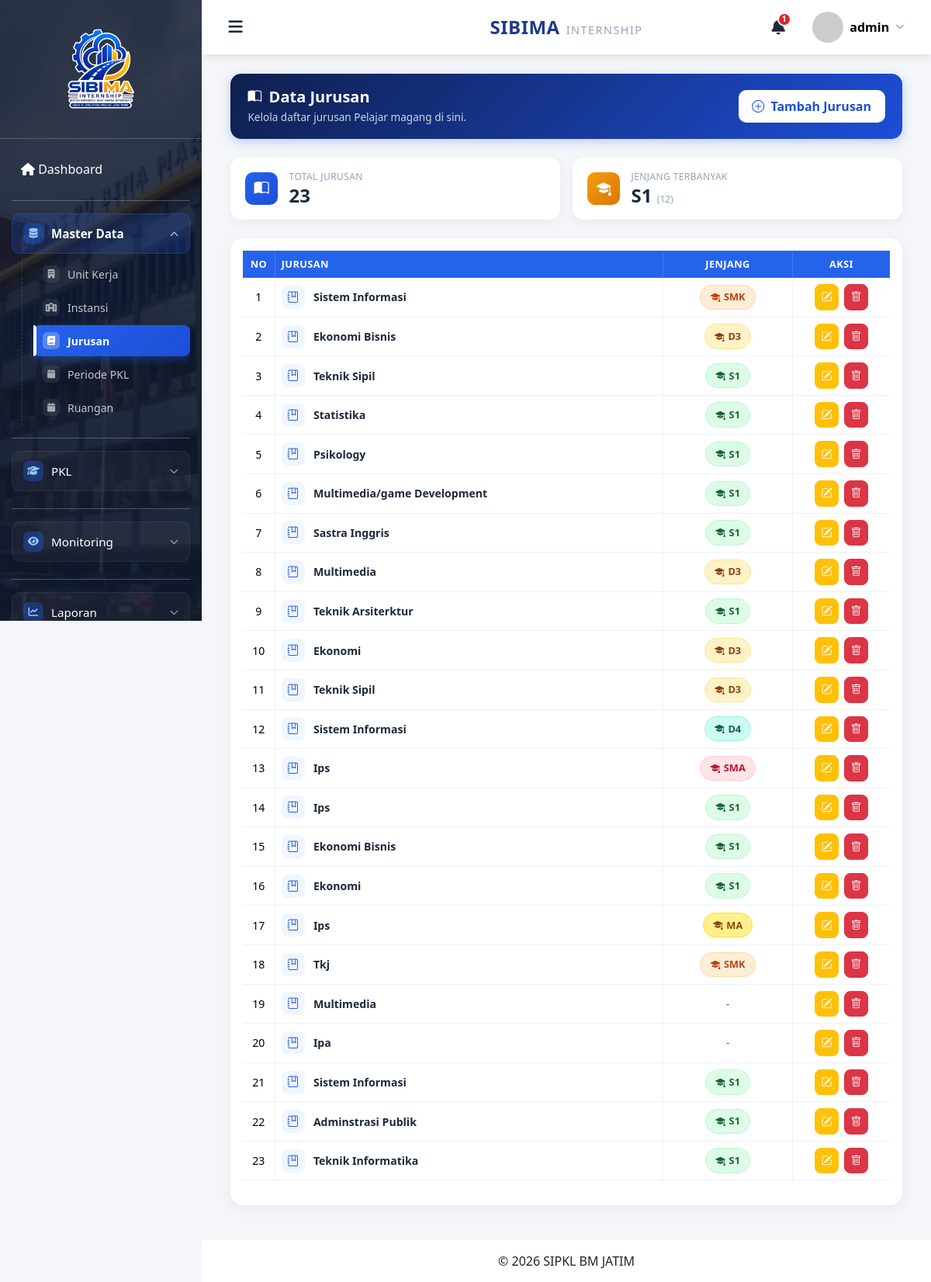
The page /admin/jurusan/index.php (signed in) on the database its author committed.
### tables this page shows
CREATE TABLE `jurusan` (
  `id` bigint(20) NOT NULL,
  `nama_jurusan` varchar(255) NOT NULL,
  `jenjang` enum('SMA','SMK','MA','D3','D4','S1','S2') DEFAULT NULL,
  `created_at` timestamp NULL DEFAULT NULL,
  `updated_at` timestamp NULL DEFAULT NULL
);

### admin/jurusan/index.php (the view, shortened to what this page needs)
<?php
    include "../../config/config.php";
    $data = mysqli_query($conn, "
SELECT *
FROM jurusan
ORDER BY id DESC
");
    $statJurusan = mysqli_fetch_assoc(mysqli_query($conn, "
    SELECT COUNT(*) AS total_jurusan
    FROM jurusan
"));
    $totalJurusan = $statJurusan['total_jurusan'] ?? 0;
    $jenjangTerbanyakRow = mysqli_fetch_assoc(mysqli_query($conn, "
    SELECT jenjang, COUNT(*) AS jumlah
    FROM jurusan
    WHERE jenjang IS NOT NULL AND jenjang != ''
    GROUP BY jenjang
    ORDER BY jumlah DESC
    LIMIT 1
"));
    $jenjangTerbanyak       = $jenjangTerbanyakRow['jenjang'] ?? '-';
    $jenjangTerbanyakJumlah = $jenjangTerbanyakRow['jumlah'] ?? 0;
    include "../../include/header.php";
    include "../../include/navbar.php";
    include "../../include/sidebar.php";
?>
<div class="container-fluid">
    <div class="page-header-bar">
        <div>
            <h3><i class="bi bi-book-half me-2"></i>Data Jurusan</h3>
            <p>Kelola daftar jurusan Pelajar magang di sini.</p>
        </div>
        <a href="tambah.php" class="btn btn-tambah">
            <i class="bi bi-plus-circle me-1"></i> Tambah Jurusan
        </a>
    </div>
    <div class="stat-row">
        <div class="stat-card">
            <div class="stat-icon blue"><i class="bi bi-book-half"></i></div>
            <div>
                <small>Total Jurusan</small>
                <h4><?php echo $totalJurusan; ?></h4>
            </div>
        </div>
        <div class="stat-card">
            <div class="stat-icon amber"><i class="bi bi-mortarboard-fill"></i></div>
            <div>
                <small>Jenjang Terbanyak</small>
                <h4><?php echo $jenjangTerbanyak; ?> <span
                        style="font-size:0.75rem; color:#94a3b8; font-weight:500;">(<?php echo $jenjangTerbanyakJumlah; ?>)</span>
                </h4>
            </div>
        </div>
    </div>
    <div class="card card-table">
        <div class="card-body">
            <div class="table-responsive">
                <table id="tabelJurusan" class="table table-hover table-modern-jurusan">
                    <thead>
                        <tr>
                            <th width="5%">No</th>
                            <th class="text-left-col" width="60%">Jurusan</th>
                            <th width="20%">Jenjang</th>
                            <th width="15%">Aksi</th>
                        </tr>
                    </thead>
                    <tbody>
                        <?php
                            $no = 1;
                            if (mysqli_num_rows($data) > 0) {
                                while ($row = mysqli_fetch_assoc($data)) {
                                    $jenjang      = strtoupper(trim($row['jenjang']));
                                    $jenjangClass = match ($jenjang) {
                                        'SMA'   => 'jenjang-sma',
                                        'SMK'   => 'jenjang-smk',
                                        'MA'    => 'jenjang-ma',
                                        'D3'    => 'jenjang-d3',
                                        'D4'    => 'jenjang-d4',
                                        'S1'    => 'jenjang-s1',
                                        'S2'    => 'jenjang-s2',
                                        'S3'    => 'jenjang-s3',
                                        default => 'jenjang-default',
                                    };
                                    $nama_jurusan_rapi = ucwords(strtolower($row['nama_jurusan']));
                                ?>
                        <tr>
                            <td><?php echo $no++; ?></td>
                            <td class="text-left-col">
                                <a href="daftar_pelajar.php?id=<?php echo $row['id']; ?>"
                                    class="text-decoration-none d-flex align-items-center justify-content-start text-start" title="Lihat daftar pelajar jurusan <?php echo $nama_jurusan_rapi; ?>">
                                    <span class="jurusan-icon"><i class="bi bi-journal-bookmark"></i></span>
                                    <span class="jurusan-name"><?php echo htmlspecialchars($nama_jurusan_rapi); ?></span>
                                </a>
                            </td>
                            <td>
                                <?php if (!empty($jenjang)): ?>
                                    <span class="badge-jenjang <?php echo $jenjangClass; ?>">
                                        <i class="bi bi-mortarboard-fill"></i>
                                        <?php echo htmlspecialchars($jenjang); ?>
                                    </span>
                                <?php else: ?>
                                    <span class="text-muted">-</span>
                                <?php endif; ?>
                            </td>
                            <td>
                                <div class="action-group">
                                    <a href="edit.php?id=<?php echo $row['id']; ?>"
                                        class="btn btn-warning btn-sm text-white" title="Edit">
                                        <i class="bi bi-pencil-square"></i>
                                    </a>
                                    <button type="button" class="btn btn-danger btn-sm btnHapus"
                                        data-id="<?php echo $row['id']; ?>" title="Hapus">
                                        <i class="bi bi-trash"></i>
                                    </button>
                                </div>
                            </td>
                        </tr>
                        <?php
                                }
                            }
                        ?>
                    </tbody>
                </table>
            </div>
        </div>
    </div>
</div>
<?php
    include "../../include/footer.php";
?>

### assets/css/style.css (style rules this page uses)
* { margin:0; padding:0; box-sizing:border-box; }
body { background:#f4f6f9; font-family:'Segoe UI',sans-serif; }
a { text-decoration:none; }
.card { border:none; border-radius:15px; box-shadow:0 5px 15px rgba(0,0,0,.08); }

### admin/jurusan/index.php (style rules this page uses)
.page-header-bar { display: flex; justify-content: space-between; align-items: center; margin-bottom: 1.5rem; background: linear-gradient(135deg, #0f1f4d, #1d4ed8); border-radius: 14px; padding: 1.1rem 1.4rem; box-shadow: 0 4px 14px rgba(29, 78, 216, 0.25); }
.page-header-bar h3 { font-weight: 700; color: #fff; margin: 0; font-size: 1.25rem; display: flex; align-items: center; }
.page-header-bar h3 i { font-size: 1.1rem; margin-right: 0.6rem !important; }
.page-header-bar p { color: #cbd5e1; font-size: 0.85rem; margin: 0.25rem 0 0; }
.page-header-bar .btn-tambah { background: #fff; color: #1d4ed8; box-shadow: none; }
.btn-tambah { border-radius: 10px; font-weight: 600; padding: 0.55rem 1.1rem; border: none; }
.stat-row { display: grid; grid-template-columns: repeat(2, 1fr); gap: 1rem; margin-bottom: 1.5rem; }
.stat-card { background: #fff; border-radius: 14px; padding: 1rem 1.2rem; display: flex; align-items: center; gap: 0.9rem; box-shadow: 0 4px 14px rgba(0, 0, 0, 0.05); }
.stat-icon { width: 42px; height: 42px; border-radius: 10px; display: flex; align-items: center; justify-content: center; font-size: 1.2rem; color: #fff; flex-shrink: 0; }
.stat-icon.blue { background: linear-gradient(135deg, #2563eb, #1d4ed8); }
.stat-icon.amber { background: linear-gradient(135deg, #f59e0b, #d97706); }
.stat-card small { display: block; color: #94a3b8; font-size: 0.75rem; text-transform: uppercase; letter-spacing: 0.4px; }
.stat-card h4 { margin: 0.1rem 0 0; font-weight: 700; color: #1e293b; }
.card-table { border: none; border-radius: 16px; box-shadow: 0 4px 18px rgba(0, 0, 0, 0.06); }
table.table-modern-jurusan { border-collapse: separate !important; border-spacing: 0; width: 100% !important; }
table.table-modern-jurusan thead th { background: #2563eb; color: #fff; border: none !important; font-size: 0.8rem; text-transform: uppercase; letter-spacing: 0.4px; white-space: nowrap; text-align: center; border-right: 1px solid rgba(255, 255, 255, 0.15) !important; }
table.table-modern-jurusan thead th:last-child { border-right: none !important; }
table.table-modern-jurusan thead th.text-left-col { text-align: left; }
table.table-modern-jurusan tbody td { vertical-align: middle; font-size: 0.88rem; border-color: #eef1f5 !important; text-align: center; border-right: 1px solid #eef1f5; }
table.table-modern-jurusan tbody td.text-left-col { text-align: left !important; }
table.table-modern-jurusan tbody td:last-child { border-right: none; }
.jurusan-icon { width: 30px; height: 30px; border-radius: 8px; background: #eff6ff; color: #1d4ed8; display: inline-flex; align-items: center; justify-content: center; margin-right: 0.7rem; font-size: 0.9rem; flex-shrink: 0; }
.jurusan-name { font-weight: 600; color: #1e293b; }
.badge-jenjang { padding: 0.35rem 0.75rem; border-radius: 20px; font-weight: 600; font-size: 0.8rem; display: inline-flex; align-items: center; gap: 0.3rem; }
.jenjang-sma { background: #ffe4e6; color: #be123c; border: 1px solid #fecdd3; }
.jenjang-smk { background: #ffedd5; color: #c2410c; border: 1px solid #fed7aa; }
.jenjang-ma { background: #fef08a; color: #854d0e; border: 1px solid #fde047; }
.jenjang-d3 { background: #fef3c7; color: #92400e; border: 1px solid #fde68a; }
.jenjang-d4 { background: #ccfbf1; color: #115e59; border: 1px solid #99f6e4; }
.jenjang-s1 { background: #dcfce7; color: #166534; border: 1px solid #bbf7d0; }
.action-group { display: flex; align-items: center; justify-content: center; gap: 0.4rem; }
.action-group .btn { border-radius: 8px; font-size: 0.85rem; padding: 0.35rem 0.5rem; }

### rows shown on the page
jurusan: nama_jurusan "Sistem Informasi", jenjang "SMK"
jurusan: nama_jurusan "Ekonomi Bisnis", jenjang "D3"
jurusan: nama_jurusan "Teknik Sipil", jenjang "S1"
jurusan: nama_jurusan "Statistika", jenjang "S1"
jurusan: nama_jurusan "Psikology", jenjang "S1"
jurusan: nama_jurusan "Multimedia/game Development", jenjang "S1"
jurusan: nama_jurusan "Sastra Inggris", jenjang "S1"
jurusan: nama_jurusan "Multimedia", jenjang "D3"
jurusan: nama_jurusan "Teknik Arsiterktur", jenjang "S1"
jurusan: nama_jurusan "Ekonomi", jenjang "D3"
jurusan: nama_jurusan "Teknik Sipil", jenjang "D3"
jurusan: nama_jurusan "Sistem Informasi", jenjang "D4"
jurusan: nama_jurusan "Ips", jenjang "SMA"
jurusan: nama_jurusan "Ips", jenjang "S1"
jurusan: nama_jurusan "Ekonomi Bisnis", jenjang "S1"
jurusan: nama_jurusan "Ekonomi", jenjang "S1"
jurusan: nama_jurusan "Ips", jenjang "MA"
jurusan: nama_jurusan "Tkj", jenjang "SMK"
jurusan: nama_jurusan "Multimedia"
jurusan: nama_jurusan "Ipa"
jurusan: nama_jurusan "Sistem Informasi", jenjang "S1"
jurusan: nama_jurusan "Adminstrasi Publik", jenjang "S1"
jurusan: nama_jurusan "Teknik Informatika", jenjang "S1"

### other values the page prints
$totalNotifikasi "1"
$_SESSION['nama'] "admin"
$totalJurusan "23"
$jenjangTerbanyak "S1"
$jenjangTerbanyakJumlah "12"
